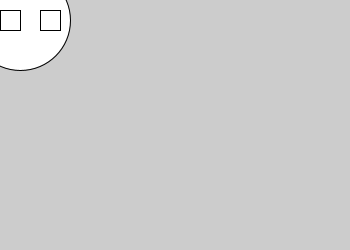
Frame 1 (no input)
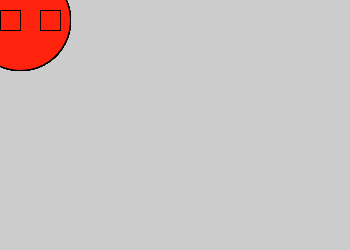
Frame 60 (the mouse pressed at the canvas centre just before this capture)
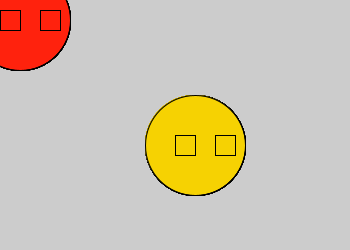
Frame 120 (the mouse held since frame 60 and released just before this capture)

The Processing sketch that drew these frames (run headless with seeded random() and noise(); from frame 60 on, the mouse is pressed at the canvas centre):

// Processing sketch: processing_106924
// ── processing_106924.pde

void setup() {  //setup function called initially, only once
  size(350,250);
  }

void draw() {  
   ellipse(20+mouseX,20+mouseY,100,100);
rect(0+mouseX,10+mouseY,20,20);
rect(40+mouseX,10+mouseY,20,20);
  if (mousePressed) {
      fill(246,210,2);
}
      else {
      fill(293,34,13);
}
      }
